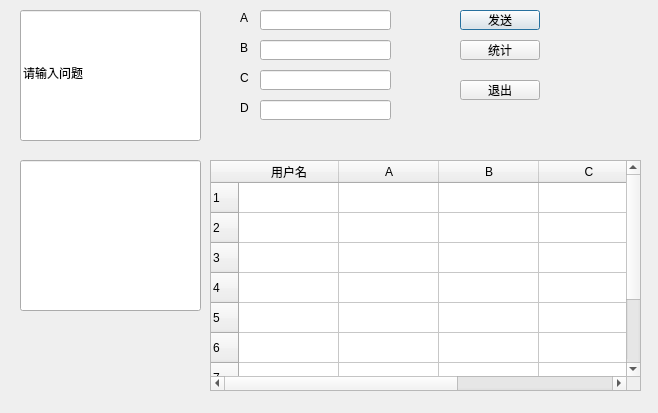
<?xml version="1.0" encoding="UTF-8"?>
<ui version="4.0">
 <class>Dialog</class>
 <widget class="QDialog" name="Dialog">
  <property name="geometry">
   <rect>
    <x>0</x>
    <y>0</y>
    <width>658</width>
    <height>413</height>
   </rect>
  </property>
  <property name="windowTitle">
   <string>请编辑问题……</string>
  </property>
  <property name="windowIcon">
   <iconset>
    <normaloff>Guess who I am.gif</normaloff>Guess who I am.gif</iconset>
  </property>
  <widget class="QLineEdit" name="lineEdit">
   <property name="geometry">
    <rect>
     <x>20</x>
     <y>10</y>
     <width>181</width>
     <height>131</height>
    </rect>
   </property>
   <property name="text">
    <string>请输入问题</string>
   </property>
  </widget>
  <widget class="QLabel" name="label">
   <property name="geometry">
    <rect>
     <x>240</x>
     <y>10</y>
     <width>16</width>
     <height>16</height>
    </rect>
   </property>
   <property name="text">
    <string>A</string>
   </property>
  </widget>
  <widget class="QLabel" name="label_2">
   <property name="geometry">
    <rect>
     <x>240</x>
     <y>40</y>
     <width>16</width>
     <height>16</height>
    </rect>
   </property>
   <property name="text">
    <string>B</string>
   </property>
  </widget>
  <widget class="QLabel" name="label_3">
   <property name="geometry">
    <rect>
     <x>240</x>
     <y>70</y>
     <width>16</width>
     <height>16</height>
    </rect>
   </property>
   <property name="text">
    <string>C</string>
   </property>
  </widget>
  <widget class="QLabel" name="label_4">
   <property name="geometry">
    <rect>
     <x>240</x>
     <y>100</y>
     <width>16</width>
     <height>16</height>
    </rect>
   </property>
   <property name="text">
    <string>D</string>
   </property>
  </widget>
  <widget class="QLineEdit" name="lineEdit_2">
   <property name="geometry">
    <rect>
     <x>260</x>
     <y>10</y>
     <width>131</width>
     <height>20</height>
    </rect>
   </property>
  </widget>
  <widget class="QLineEdit" name="lineEdit_3">
   <property name="geometry">
    <rect>
     <x>260</x>
     <y>40</y>
     <width>131</width>
     <height>20</height>
    </rect>
   </property>
  </widget>
  <widget class="QLineEdit" name="lineEdit_4">
   <property name="geometry">
    <rect>
     <x>260</x>
     <y>70</y>
     <width>131</width>
     <height>20</height>
    </rect>
   </property>
  </widget>
  <widget class="QLineEdit" name="lineEdit_5">
   <property name="geometry">
    <rect>
     <x>260</x>
     <y>100</y>
     <width>131</width>
     <height>20</height>
    </rect>
   </property>
  </widget>
  <widget class="QLineEdit" name="lineEdit_6">
   <property name="geometry">
    <rect>
     <x>20</x>
     <y>160</y>
     <width>181</width>
     <height>151</height>
    </rect>
   </property>
  </widget>
  <widget class="QTableWidget" name="tableWidget">
   <property name="geometry">
    <rect>
     <x>210</x>
     <y>160</y>
     <width>431</width>
     <height>231</height>
    </rect>
   </property>
   <row>
    <property name="text">
     <string>1</string>
    </property>
   </row>
   <row>
    <property name="text">
     <string>2</string>
    </property>
   </row>
   <row>
    <property name="text">
     <string>3</string>
    </property>
   </row>
   <row>
    <property name="text">
     <string>4</string>
    </property>
   </row>
   <row>
    <property name="text">
     <string>5</string>
    </property>
   </row>
   <row>
    <property name="text">
     <string>6</string>
    </property>
   </row>
   <row>
    <property name="text">
     <string>7</string>
    </property>
   </row>
   <row>
    <property name="text">
     <string>8</string>
    </property>
   </row>
   <row>
    <property name="text">
     <string>总计</string>
    </property>
   </row>
   <column>
    <property name="text">
     <string>用户名</string>
    </property>
   </column>
   <column>
    <property name="text">
     <string>A</string>
    </property>
   </column>
   <column>
    <property name="text">
     <string>B</string>
    </property>
   </column>
   <column>
    <property name="text">
     <string>C</string>
    </property>
   </column>
   <column>
    <property name="text">
     <string>D</string>
    </property>
   </column>
  </widget>
  <widget class="QPushButton" name="pushButton">
   <property name="geometry">
    <rect>
     <x>460</x>
     <y>10</y>
     <width>80</width>
     <height>20</height>
    </rect>
   </property>
   <property name="text">
    <string>发送</string>
   </property>
  </widget>
  <widget class="QPushButton" name="pushButton_2">
   <property name="geometry">
    <rect>
     <x>460</x>
     <y>40</y>
     <width>80</width>
     <height>20</height>
    </rect>
   </property>
   <property name="text">
    <string>统计</string>
   </property>
  </widget>
  <widget class="QPushButton" name="pushButton_3">
   <property name="geometry">
    <rect>
     <x>460</x>
     <y>80</y>
     <width>80</width>
     <height>20</height>
    </rect>
   </property>
   <property name="text">
    <string>退出</string>
   </property>
  </widget>
 </widget>
 <resources/>
 <connections/>
</ui>
